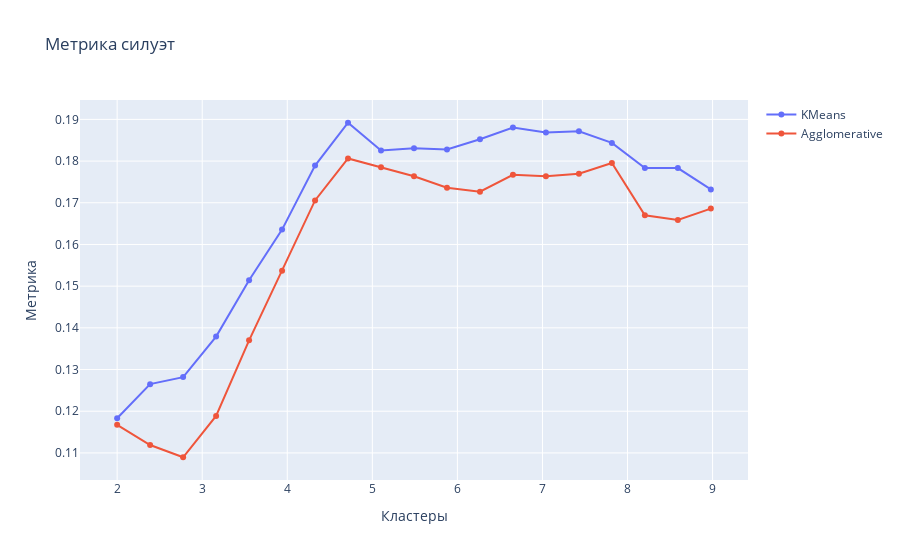

The cell this chart's notebook holds for it:
### Code cell
fig = go.Figure()

# Add traces
fig.add_trace(go.Scatter(
        x=np.linspace(2, 21), 
        y=km_sil_avgs,
        mode='lines+markers',
        name='KMeans'
    )
)
fig.add_trace(go.Scatter(
        x=np.linspace(2, 21), 
        y=agl_sil_avgs,
        mode='lines+markers',
        name='Agglomerative'
    )
)

fig.update_layout(
    title='Метрика силуэт',
    xaxis_title='Кластеры',
    yaxis_title='Метрика',
)

fig.show()

### Figure 1 — Plotly figure (JSON) as saved in the notebook; plotly's stock layout.template omitted (floating-point values rounded to 4 significant figures)
{"data": [{"mode": "lines+markers", "name": "KMeans", "type": "scatter", "x": [2, 2.388, 2.776, 3.163, 3.551, 3.939, 4.327, 4.714, 5.102, 5.49, 5.878, 6.265, 6.653, 7.041, 7.429, 7.816, 8.204, 8.592, 8.98, 9.367, 9.755, 10.14, 10.53, 10.92, 11.31, 11.69, 12.08, 12.47, 12.86, 13.24, 13.63, 14.02, 14.41, 14.8, 15.18, 15.57, 15.96, 16.35, 16.73, 17.12, 17.51, 17.9, 18.29, 18.67, 19.06, 19.45, 19.84, 20.22, 20.61, 21], "y": [0.1183, 0.1265, 0.1282, 0.1379, 0.1514, 0.1636, 0.1789, 0.1892, 0.1826, 0.1831, 0.1828, 0.1852, 0.188, 0.1869, 0.1872, 0.1844, 0.1783, 0.1783, 0.1732]}, {"mode": "lines+markers", "name": "Agglomerative", "type": "scatter", "x": [2, 2.388, 2.776, 3.163, 3.551, 3.939, 4.327, 4.714, 5.102, 5.49, 5.878, 6.265, 6.653, 7.041, 7.429, 7.816, 8.204, 8.592, 8.98, 9.367, 9.755, 10.14, 10.53, 10.92, 11.31, 11.69, 12.08, 12.47, 12.86, 13.24, 13.63, 14.02, 14.41, 14.8, 15.18, 15.57, 15.96, 16.35, 16.73, 17.12, 17.51, 17.9, 18.29, 18.67, 19.06, 19.45, 19.84, 20.22, 20.61, 21], "y": [0.1167, 0.1119, 0.109, 0.1189, 0.137, 0.1537, 0.1706, 0.1806, 0.1785, 0.1764, 0.1736, 0.1726, 0.1767, 0.1763, 0.177, 0.1795, 0.167, 0.1659, 0.1686]}], "layout": {"title": {"text": "Метрика силуэт"}, "xaxis": {"title": {"text": "Кластеры"}}, "yaxis": {"title": {"text": "Метрика"}}}}
